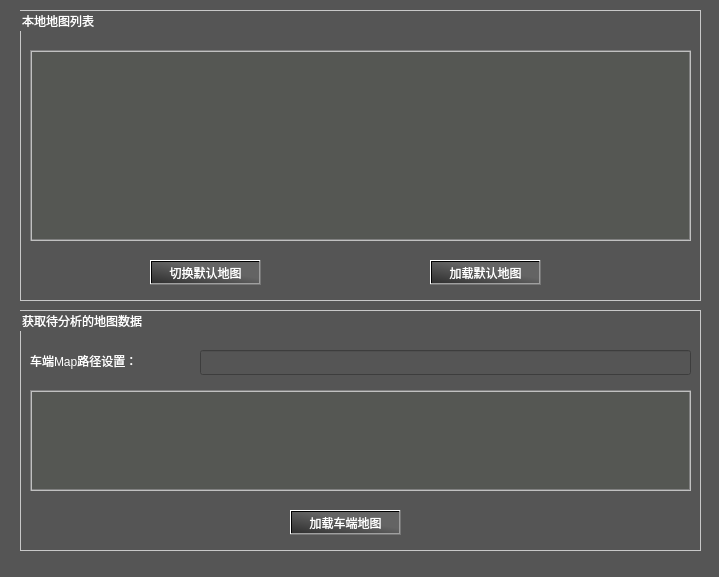
<?xml version="1.0" encoding="UTF-8"?>
<ui version="4.0">
 <class>MapSelectDlg</class>
 <widget class="QDialog" name="MapSelectDlg">
  <property name="geometry">
   <rect>
    <x>0</x>
    <y>0</y>
    <width>719</width>
    <height>577</height>
   </rect>
  </property>
  <property name="windowTitle">
   <string>地图选择</string>
  </property>
  <property name="styleSheet">
   <string notr="true">color: rgb(255, 255, 255);
background-color: #555555;</string>
  </property>
  <widget class="QGroupBox" name="groupBox">
   <property name="geometry">
    <rect>
     <x>20</x>
     <y>310</y>
     <width>681</width>
     <height>241</height>
    </rect>
   </property>
   <property name="styleSheet">
    <string notr="true">QGroupBox {
            border-color: rgb(200, 200, 200);
            border-width: 1px;
            border-style: solid;
            margin-top: 0.5ex;
        }</string>
   </property>
   <property name="title">
    <string>获取待分析的地图数据</string>
   </property>
   <widget class="QLabel" name="label_3">
    <property name="geometry">
     <rect>
      <x>10</x>
      <y>40</y>
      <width>141</width>
      <height>21</height>
     </rect>
    </property>
    <property name="text">
     <string>车端Map路径设置：</string>
    </property>
   </widget>
   <widget class="QLineEdit" name="vehicle_map_path_edit">
    <property name="geometry">
     <rect>
      <x>180</x>
      <y>40</y>
      <width>491</width>
      <height>25</height>
     </rect>
    </property>
    <property name="readOnly">
     <bool>false</bool>
    </property>
   </widget>
  </widget>
  <widget class="QTableView" name="tableView">
   <property name="geometry">
    <rect>
     <x>30</x>
     <y>390</y>
     <width>661</width>
     <height>101</height>
    </rect>
   </property>
   <property name="styleSheet">
    <string notr="true">QTableView {
    color: white;
	gridline-color: rgb(136, 138, 133);
    background-color: rgb(85, 87, 83); 
    alternate-background-color: rgb(64, 64, 64);
    selection-color: white; 
    selection-background-color: rgb(77, 77, 77); 
    border: 2px groove gray;
    border-radius: 0px;
    padding: 2px 4px;
}
QHeaderView::section
{
	background-color: rgb(74, 74, 74);
	color: white;
	padding-left: 5px;
	border-left:0px solid #000;
	border-right:1px solid white;
	border-top:0px solid #000;
}</string>
   </property>
   <property name="sizeAdjustPolicy">
    <enum>QAbstractScrollArea::AdjustIgnored</enum>
   </property>
   <attribute name="horizontalHeaderStretchLastSection">
    <bool>true</bool>
   </attribute>
   <attribute name="verticalHeaderVisible">
    <bool>false</bool>
   </attribute>
  </widget>
  <widget class="QPushButton" name="load_map_btn">
   <property name="geometry">
    <rect>
     <x>290</x>
     <y>510</y>
     <width>111</width>
     <height>25</height>
    </rect>
   </property>
   <property name="styleSheet">
    <string notr="true">QPushButton
{
    color:white;
	background-color: qlineargradient(spread:pad, x1:0.0618557, y1:1, x2:0.948454, y2:0.057, stop:0 rgba(50, 50, 50, 255), stop:0.618557 rgba(100, 100, 100, 255));
}
QPushButton:hover
{
    background-color: qlineargradient(spread:pad, x1:0.0618557, y1:1, x2:0.948454, y2:0.057, stop:0 rgba(100, 100, 100, 255), stop:0.618557 rgba(50, 50, 50, 255));
}
QPushButton:pressed
{
    background-color: qlineargradient(spread:pad, x1:0.0618557, y1:1, x2:0.948454, y2:0.057, stop:0 rgba(20, 20, 20, 255), stop:0.618557 rgba(70, 70, 70, 255));
    padding-left:3px;
    padding-top:3px;
}</string>
   </property>
   <property name="text">
    <string>加载车端地图</string>
   </property>
  </widget>
  <widget class="QGroupBox" name="groupBox_2">
   <property name="geometry">
    <rect>
     <x>20</x>
     <y>10</y>
     <width>681</width>
     <height>291</height>
    </rect>
   </property>
   <property name="styleSheet">
    <string notr="true">QGroupBox {
            border-color: rgb(200, 200, 200);
            border-width: 1px;
            border-style: solid;
            margin-top: 0.5ex;
        }</string>
   </property>
   <property name="title">
    <string>本地地图列表</string>
   </property>
  </widget>
  <widget class="QPushButton" name="load_default_map_btn">
   <property name="geometry">
    <rect>
     <x>430</x>
     <y>260</y>
     <width>111</width>
     <height>25</height>
    </rect>
   </property>
   <property name="styleSheet">
    <string notr="true">QPushButton
{
    color:white;
	background-color: qlineargradient(spread:pad, x1:0.0618557, y1:1, x2:0.948454, y2:0.057, stop:0 rgba(50, 50, 50, 255), stop:0.618557 rgba(100, 100, 100, 255));
}
QPushButton:hover
{
    background-color: qlineargradient(spread:pad, x1:0.0618557, y1:1, x2:0.948454, y2:0.057, stop:0 rgba(100, 100, 100, 255), stop:0.618557 rgba(50, 50, 50, 255));
}
QPushButton:pressed
{
    background-color: qlineargradient(spread:pad, x1:0.0618557, y1:1, x2:0.948454, y2:0.057, stop:0 rgba(20, 20, 20, 255), stop:0.618557 rgba(70, 70, 70, 255));
    padding-left:3px;
    padding-top:3px;
}</string>
   </property>
   <property name="text">
    <string>加载默认地图</string>
   </property>
  </widget>
  <widget class="QPushButton" name="select_accept_btn">
   <property name="geometry">
    <rect>
     <x>150</x>
     <y>260</y>
     <width>111</width>
     <height>25</height>
    </rect>
   </property>
   <property name="styleSheet">
    <string notr="true">QPushButton
{
    color:white;
	background-color: qlineargradient(spread:pad, x1:0.0618557, y1:1, x2:0.948454, y2:0.057, stop:0 rgba(50, 50, 50, 255), stop:0.618557 rgba(100, 100, 100, 255));
}
QPushButton:hover
{
    background-color: qlineargradient(spread:pad, x1:0.0618557, y1:1, x2:0.948454, y2:0.057, stop:0 rgba(100, 100, 100, 255), stop:0.618557 rgba(50, 50, 50, 255));
}
QPushButton:pressed
{
    background-color: qlineargradient(spread:pad, x1:0.0618557, y1:1, x2:0.948454, y2:0.057, stop:0 rgba(20, 20, 20, 255), stop:0.618557 rgba(70, 70, 70, 255));
    padding-left:3px;
    padding-top:3px;
}</string>
   </property>
   <property name="text">
    <string>切换默认地图</string>
   </property>
  </widget>
  <widget class="QTableView" name="map_table_view">
   <property name="geometry">
    <rect>
     <x>30</x>
     <y>50</y>
     <width>661</width>
     <height>191</height>
    </rect>
   </property>
   <property name="styleSheet">
    <string notr="true">QTableView {
    color: white;
	gridline-color: rgb(136, 138, 133);
    background-color: rgb(85, 87, 83); 
    alternate-background-color: rgb(64, 64, 64);
    selection-color: white; 
    selection-background-color: rgb(77, 77, 77); 
    border: 2px groove gray;
    border-radius: 0px;
    padding: 2px 4px;
}
QHeaderView::section
{
	background-color: rgb(74, 74, 74);
	color: white;
	padding-left: 5px;
	border-left:0px solid #000;
	border-right:1px solid white;
	border-top:0px solid #000;
}</string>
   </property>
   <property name="sizeAdjustPolicy">
    <enum>QAbstractScrollArea::AdjustIgnored</enum>
   </property>
   <attribute name="horizontalHeaderStretchLastSection">
    <bool>true</bool>
   </attribute>
   <attribute name="verticalHeaderVisible">
    <bool>false</bool>
   </attribute>
  </widget>
 </widget>
 <resources/>
 <connections/>
</ui>
